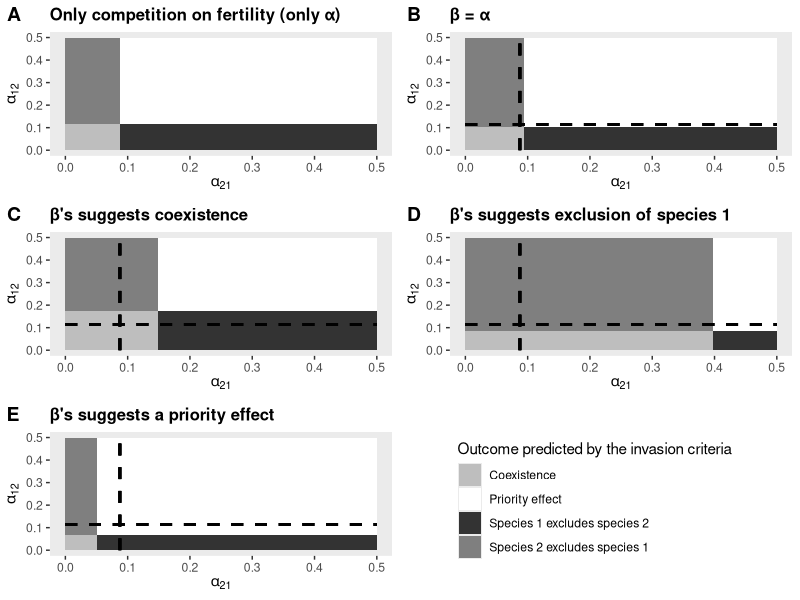

Generate this figure with R:
### GAEL BARDON ###
### 05/10/2020 ###
### Computation of the invasion criteria over alpha_ij and alpha_ji in the combined model with three situations suggested by beta coefficients 

library("gridExtra")
library(ggplot2)
library(cowplot)

## Function to compute the border of the outcome domains on alpha from invasion criteria
computation_border_combined <- function(pi1,pi2, gamma1,gamma2, phi1,phi2, sa1,sa2, alpha11, alpha22, beta11, beta12, beta21, beta22){
  n_a1 = (alpha11*(1-gamma1)*phi1 - alpha11 - beta11 + sqrt((-alpha11*(1-gamma1)*phi1 + alpha11 + beta11)^2-4*alpha11*beta11*(-(1-gamma1)*phi1-pi1*gamma1*phi1/(1-sa1)+1)))/(2*alpha11*beta11)
  alpha21_b = ((pi2*gamma2*phi2/(1-sa2))/((1+beta21*n_a1)-(1-gamma2)*phi2)-1)*1/n_a1
  n_a2 = (alpha22*(1-gamma2)*phi2 - alpha22 - beta22 + sqrt((-alpha22*(1-gamma2)*phi2 + alpha22 + beta22)^2-4*alpha22*beta22*(-(1-gamma2)*phi2-pi2*gamma2*phi2/(1-sa2)+1)))/(2*alpha22*beta22)
  alpha12_b = ((pi1*gamma1*phi1/(1-sa1))/((1+beta12*n_a2)-(1-gamma1)*phi1)-1)*1/n_a2
  return(c(alpha21_b,alpha12_b))
}

## Function to compute the border of the outcome domains from invasion criteria when beta=0 (From Fujiwara et al. but gives the same results if we use our method)
computation_border_only_alpha <- function(pi1,pi2, gamma1,gamma2, phi1,phi2, sa1,sa2, alpha11, alpha22){
  f1<-(1/(gamma1*phi1))*(1-sa1)*(1-phi1+gamma1*phi1)
  f2<-(1/(gamma2*phi2))*(1-sa2)*(1-phi2+gamma2*phi2)
  Rf1<-(pi1/f1)-1
  Rf2<-(pi2/f2)-1
  alpha12_b<-(Rf1/Rf2)*alpha22
  alpha21_b<-(Rf2/Rf1)*alpha11
  return(c(alpha21_b,alpha12_b))
} 

## Function to compute the border of the outcome domains from invasion criteria when beta=alpha 
computation_border_alpha_eq_beta <- function(pi1,pi2, gamma1,gamma2, phi1,phi2, sa1,sa2, alpha11, alpha22, beta11, beta22){
  n_a1 = (alpha11*(1-gamma1)*phi1 - alpha11 - beta11 + sqrt((-alpha11*(1-gamma1)*phi1 + alpha11 + beta11)^2-4*alpha11*beta11*(-(1-gamma1)*phi1-pi1*gamma1*phi1/(1-sa1)+1)))/(2*alpha11*beta11)
  n_a2 = (alpha22*(1-gamma2)*phi2 - alpha22 - beta22 + sqrt((-alpha22*(1-gamma2)*phi2 + alpha22 + beta22)^2-4*alpha22*beta22*(-(1-gamma2)*phi2-pi2*gamma2*phi2/(1-sa2)+1)))/(2*alpha22*beta22)
  C1= (1-gamma1)*phi1
  D1= pi1*gamma1*phi1/(1-sa1)
  C2= (1-gamma2)*phi2
  D2= pi2*gamma2*phi2/(1-sa2)
  alpha21_b = (sqrt(D2-C2)-1)*1/n_a1
  alpha12_b = (sqrt(D1-C1)-1)*1/n_a2
  return(c(alpha21_b,alpha12_b))
}


### Reference plot : inavsion criteria with only alpha (beta=0)
border_ref <- computation_border_only_alpha(30,25,0.7,0.8,0.5,0.4,0.5,0.6,0.1,0.1)
rect_ref <- data.frame(xmin = c(0,border_ref[1],0,border_ref[1]),
                      xmax = c(border_ref[1], 0.5,border_ref[1],0.5),
                      ymin = c(0 , 0, border_ref[2],border_ref[2]),
                      ymax = c(border_ref[2],border_ref[2],0.5,0.5),
                      grp = factor(c('Coexistence','Species 1 excludes species 2','Species 2 excludes species 1','Priority effect')))

a <- ggplot(data=rect_ref, aes(x=c(0,0.5), y=c(0,0.5)))+
  geom_rect(data = rect_ref,aes(x = NULL,y = NULL,xmin = xmin,xmax = xmax,ymin = ymin,ymax = ymax, fill = grp)) +
  theme(panel.grid.major = element_blank(), panel.grid.minor = element_blank())+
  scale_fill_manual(values = c('grey',"white","grey20", "grey50"))+
  xlab(expression(alpha[21]))+ylab(expression(alpha[12]))+ guides(fill=guide_legend(title="Outcome predicted by the invasion criteria"))+ggtitle("Only competition on fertility (only \u03B1)")+ 
  theme(plot.title = element_text(size = 12, face = "bold"))

### Reference beta =alpha

border_alpha_eq_beta <- computation_border_alpha_eq_beta(30,25,0.7,0.8,0.5,0.4,0.5,0.6,0.1,0.1,0.1,0.1)


rect_alpha_eq_beta <- data.frame(xmin = c(0,border_alpha_eq_beta[1],0,border_alpha_eq_beta[1]),
                      xmax = c(border_alpha_eq_beta[1], 0.5,border_alpha_eq_beta[1],0.5),
                      ymin = c(0 , 0, border_alpha_eq_beta[2],border_alpha_eq_beta[2]),
                      ymax = c(border_alpha_eq_beta[2],border_alpha_eq_beta[2],0.5,0.5),
                      grp = factor(c('Coexistence','Species 1 excludes species 2','Species 2 excludes species 1','Priority effect')))
b <- ggplot(data=rect_alpha_eq_beta, aes(x=c(0,0.5), y=c(0,0.5)))+
  geom_rect(data = rect_alpha_eq_beta,aes(x = NULL,y = NULL,xmin = xmin,xmax = xmax,ymin = ymin,ymax = ymax, fill = grp)) +
  geom_segment(aes(x = 0, y = border_ref[2], xend = 0.5, yend = border_ref[2]), linetype="dashed", size=1)+
  geom_segment(aes(x = border_ref[1], y = 0, xend = border_ref[1], yend = 0.5), linetype="dashed", size=1)+
  theme(panel.grid.major = element_blank(), panel.grid.minor = element_blank())+
  scale_fill_manual(values = c('grey',"white","grey20", "grey50"))+
  xlab(expression(alpha[21]))+ylab(expression(alpha[12]))+ guides(fill=guide_legend(title="Outcome predicted by the invasion criteria"))+ggtitle("\u03B2 = \u03B1")+ 
  theme(plot.title = element_text(size = 12, face = "bold"))+theme(legend.position = "none")


### beta suggests coexistence 
coexistence_border <- computation_border_combined(30,25,0.7,0.8,0.5,0.4,0.5,0.6,0.1,0.1,0.1, 0.06, 0.06, 0.1)

rect_coexistence <- data.frame(xmin = c(0,coexistence_border[1],0,coexistence_border[1]),
                                    xmax = c(coexistence_border[1], 0.5,coexistence_border[1],0.5),
                                    ymin = c(0 , 0, coexistence_border[2],coexistence_border[2]),
                                    ymax = c(coexistence_border[2],coexistence_border[2],0.5,0.5),
                                    grp = factor(c('Coexistence','Species 1 excludes species 2','Species 2 excludes species 1','Priority effect')))
c <- ggplot(data=rect_coexistence, aes(x=c(0,0.5), y=c(0,0.5)))+
  geom_rect(data = rect_coexistence,aes(x = NULL,y = NULL,xmin = xmin,xmax = xmax,ymin = ymin,ymax = ymax, fill = grp)) +
  geom_segment(aes(x = 0, y = border_ref[2], xend = 0.5, yend = border_ref[2]), linetype="dashed", size=1)+
  geom_segment(aes(x = border_ref[1], y = 0, xend = border_ref[1], yend = 0.5), linetype="dashed", size=1)+
  theme(panel.grid.major = element_blank(), panel.grid.minor = element_blank())+
  scale_fill_manual(values = c('grey',"white","grey20", "grey50"))+
  xlab(expression(alpha[21]))+ylab(expression(alpha[12]))+ guides(fill=guide_legend(title="Outcome predicted by the invasion criteria"))+ggtitle("\u03B2's suggests coexistence ")+ 
  theme(plot.title = element_text(size = 12, face = "bold"))+theme(legend.position = "none")

### Beta suggest exclusion sp 2

exclu_sp2_border <- computation_border_combined(30,25,0.7,0.8,0.5,0.4,0.5,0.6,0.1,0.1,0.1,0.125,0.01,0.1)

rect_exclu_sp2 <- data.frame(xmin = c(0,exclu_sp2_border[1],0,exclu_sp2_border[1]),
                               xmax = c(exclu_sp2_border[1], 0.5,exclu_sp2_border[1],0.5),
                               ymin = c(0 , 0, exclu_sp2_border[2],exclu_sp2_border[2]),
                               ymax = c(exclu_sp2_border[2],exclu_sp2_border[2],0.5,0.5),
                               grp = factor(c('Coexistence','Species 1 excludes species 2','Species 2 excludes species 1','Priority effect')))
d <- ggplot(data=rect_exclu_sp2, aes(x=c(0,0.5), y=c(0,0.5)))+
  geom_rect(data = rect_exclu_sp2,aes(x = NULL,y = NULL,xmin = xmin,xmax = xmax,ymin = ymin,ymax = ymax, fill = grp)) +
  geom_segment(aes(x = 0, y = border_ref[2], xend = 0.5, yend = border_ref[2]), linetype="dashed", size=1)+
  geom_segment(aes(x = border_ref[1], y = 0, xend = border_ref[1], yend = 0.5), linetype="dashed", size=1)+
  theme(panel.grid.major = element_blank(), panel.grid.minor = element_blank())+
  scale_fill_manual(values = c('grey',"white","grey20", "grey50"))+
  xlab(expression(alpha[21]))+ylab(expression(alpha[12]))+ guides(fill=guide_legend(title="Outcome predicted by the invasion criteria"))+ggtitle("\u03B2's suggests exclusion of species 1")+ 
  theme(plot.title = element_text(size = 12, face = "bold"))+theme(legend.position = "none")

#### BEta suggests priority effect
PE_border <- computation_border_combined(30,25,0.7,0.8,0.5,0.4,0.5,0.6,0.1,0.1,0.1,0.155,0.165,0.1)

rect_priorityeffect <- data.frame(xmin = c(0,PE_border[1],0,PE_border[1]),
                             xmax = c(PE_border[1], 0.5,PE_border[1],0.5),
                             ymin = c(0 , 0, PE_border[2],PE_border[2]),
                             ymax = c(PE_border[2],PE_border[2],0.5,0.5),
                             grp = factor(c('Coexistence','Species 1 excludes species 2','Species 2 excludes species 1','Priority effect')))
e <- ggplot(data=rect_priorityeffect, aes(x=c(0,0.5), y=c(0,0.5)))+
  geom_rect(data = rect_priorityeffect,aes(x = NULL,y = NULL,xmin = xmin,xmax = xmax,ymin = ymin,ymax = ymax, fill = grp)) +
  geom_segment(aes(x = 0, y = border_ref[2], xend = 0.5, yend = border_ref[2]), linetype="dashed", size=1)+
  geom_segment(aes(x = border_ref[1], y = 0, xend = border_ref[1], yend = 0.5), linetype="dashed", size=1)+
  theme(panel.grid.major = element_blank(), panel.grid.minor = element_blank())+
  scale_fill_manual(values = c('grey',"white","grey20", "grey50"))+
  xlab(expression(alpha[21]))+ylab(expression(alpha[12]))+ guides(fill=guide_legend(title="Outcome predicted by the invasion criteria"))+ggtitle("\u03B2's suggests a priority effect")+ 
  theme(plot.title = element_text(size = 12, face = "bold"))+theme(legend.position = "none")

#### Combined figurewith labels
f <- get_legend(a)
a <- a + theme(legend.position = "none")
plot_grid(a, b,c,d,e,f, labels=c("A", "B","C","D", "E"), ncol = 2, nrow = 3)


